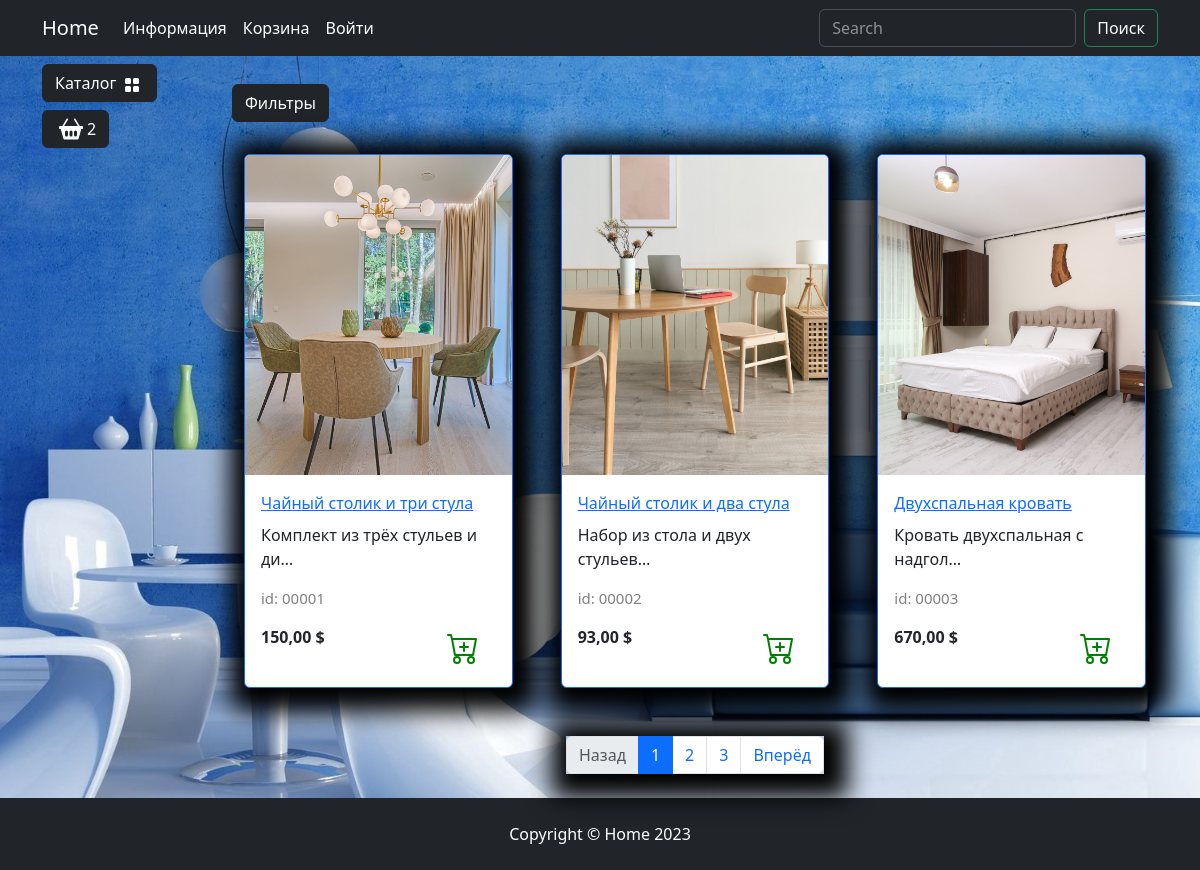
Page /catalog/all/ on the earlier database version.
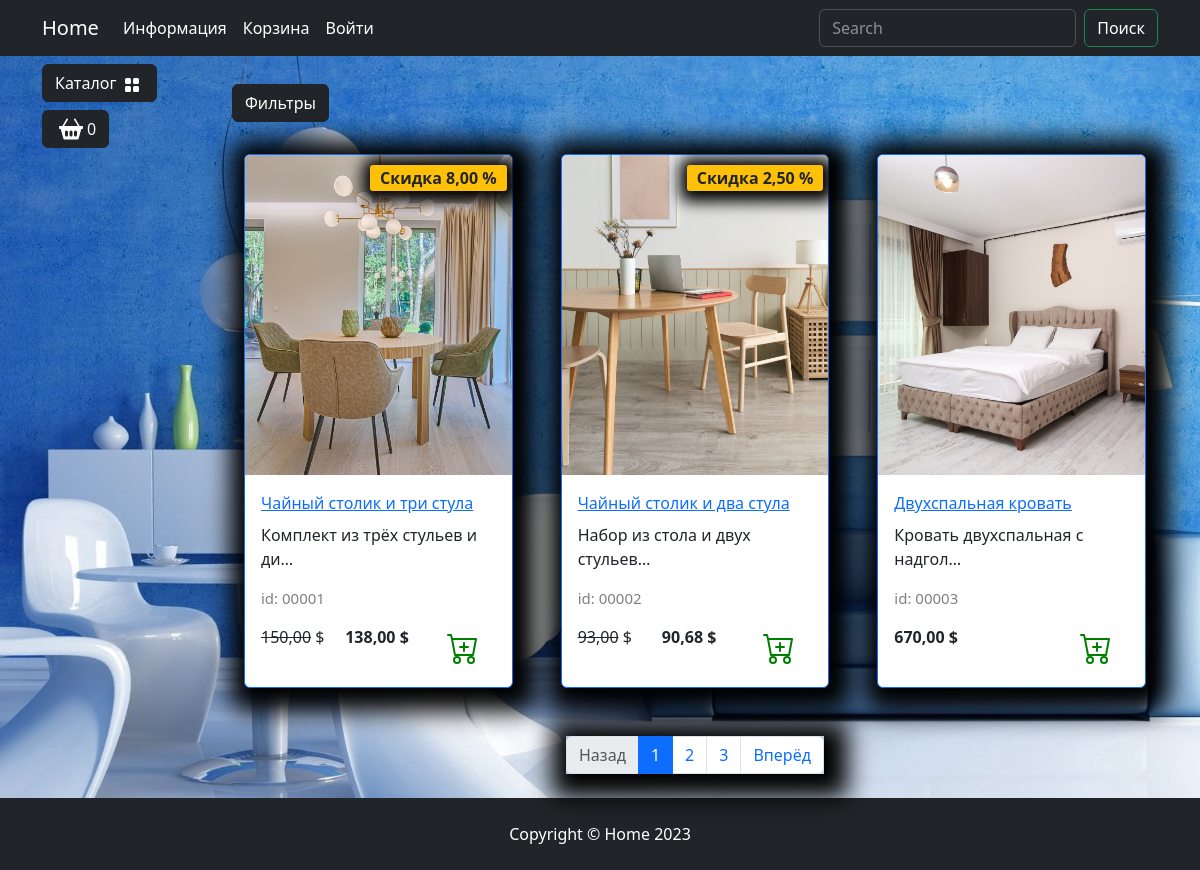
Same page on the later database version.
### carts/models.py (models this page shows, shortened)
class Cart(models.Model):
    user = models.ForeignKey(to=User, on_delete=models.CASCADE, blank=True, null=True, verbose_name='Пользователь')
    product = models.ForeignKey(to=Products, on_delete=models.CASCADE, verbose_name='Товар')
    quantity = models.PositiveSmallIntegerField(default=0, verbose_name='Количество')
    session_key = models.CharField(max_length=32, blank=True, null=True)
    created_timestamp = models.DateTimeField (auto_now_add=True, verbose_name='Дата обновления')
    class Meta:
        db_table = 'cart'
        verbose_name = "Корзина"
        verbose_name_plural = "Корзина"
    objects = CartQueryset().as_manager()
    def products_price(self):
        return round(self.product.sell_price() * self.quantity, 2)

### goods/models.py (models this page shows, shortened)
class Products(models.Model):
    name = models.CharField(max_length=150, unique=True, verbose_name='Название')
    slug = models.SlugField(max_length=200, unique=True, blank=True, null=True, verbose_name='URL')
    description = models.TextField(blank=True, null=True, verbose_name='Описание')
    image = models.ImageField(upload_to='goods_images', blank=True, null=True, verbose_name='Изображение')
    price = models.DecimalField(default=0.00, max_digits=7, decimal_places=2, verbose_name='Цена')
    discount = models.DecimalField(default=0.00, max_digits=4, decimal_places=2, verbose_name='Скидка в %')
    quantity = models.PositiveIntegerField(default=0, verbose_name='Количество')
    category = models.ForeignKey(to=Categories, on_delete=models.CASCADE, verbose_name='Категория')
    class Meta:
        db_table = 'product'
        verbose_name = 'Продукт'
        verbose_name_plural = 'Продукты'
        ordering = ('id',)
    def display_id(self):
        return f"{self.id:05}"
    def sell_price(self):
        if self.discount:
            return round(self.price - self.price*self.discount/100, 2)
        return self.price

### goods/views.py (the view)
# urls.py: path('catalog/', include('goods.urls', namespace='catalog')),
def catalog(request, category_slug=None):
    page = request.GET.get('page', 1)
    on_sale = request.GET.get('on_sale', None)
    order_by = request.GET.get('order_by', None)
    query = request.GET.get('q', None)
    if category_slug == "all":
        goods = Products.objects.all()
    elif query:
        goods = q_search(query)
    else:
        goods = get_list_or_404(Products.objects.filter(category__slug=category_slug))
    if on_sale:
        goods = goods.filter(discount__gt=0)
    if order_by and order_by != "default":
        goods = goods.order_by(order_by)
    paginator = Paginator(goods, 3)
    current_page = paginator.page(int(page))
    context = {
        "title": "Home - Каталог",
        "goods": current_page,
        "slug_url": category_slug
    }
    return render(request, "goods/catalog.html", context)

### carts/models.py (called while the page is built)
    def total_price(self):
        return sum(cart.products_price() for cart in self)

    def total_quantity(self):
        if self:
            return sum(cart.quantity for cart in self)
        return 0

### carts/templatetags/carts_tags.py (called while the page is built)
@register.simple_tag()
def user_carts(request):
    return get_user_carts(request)

### carts/utils.py (called while the page is built)
def get_user_carts(request):
    if request.user.is_authenticated:
        return Cart.objects.filter(user=request.user).select_related('product')
    if not request.session.session_key:
        request.session.create()
    return Cart.objects.filter(session_key=request.session.session_key).select_related('product')

### goods/templatetags/goods_tags.py (called while the page is built)
@register.simple_tag()
def tag_categories():
    return Categories.objects.all()

@register.simple_tag(takes_context=True)
def change_params(context, **kwargs):
    query = context['request'].GET.dict()
    query.update(kwargs)
    return urlencode(query)

### goods/templates/goods/catalog.html (shortened to what this page needs)
{% extends "base.html" %}
{% load static %}
{% load goods_tags %}
{% block modal_cart %}
{% include "includes/cart_button.html" %}
{% endblock %}
{% block content %}
    <div class="row">
        <div class="dropdown mb-2">
            <button class="btn btn-secondary dropdown-toggle btn-dark" type="button" data-bs-toggle="dropdown"
                aria-expanded="false">
                Фильтры
            </button>
        </div>
        {% for product in goods %}
                <div class="col-lg-4 col-md-6 p-4">
                    <div class="card border-primary rounded custom-shadow">
                        {% if product.image %}
                            <img src="{{ product.image.url }}" class="card-img-top" alt="{{ product.name }}">
                        {% else %}
                            <img src="{% static 'deps/images/Not found image.png' %}" class="card-img-top" alt="...">
                        {% endif %}
                        <div class="card-body">
                            <a href="{% url 'catalog:product' product.slug %}">
                                <p class="card-title">{{ product.name }}</p>
                            </a>
                            <p class="card-text">{{ product.description|truncatechars:30 }}</p>
                            <p class="product_id">id: {{ product.display_id }}</p>
                            <div class="d-flex justify-content-between">
                                {% if product.discount %}
                                    <p><s>{{product.price}}</s> $</p>
                                    <p><strong>{{product.sell_price}} $</strong></p>
                                    <span class="badge bg-warning text-dark">Скидка {{product.discount}} %</span>
                                {% else %}
                                    <p><strong>{{ product.price }} $</strong></p>
                                {% endif %}
                                <a href="{% url 'cart:cart_add' %}" class="btn add-to-cart"
                                data-product-id='{{ product.id }}'>
                                    <img class="mx-1" src="{% static 'deps/icons/cart-plus.svg' %}" alt="Catalog Icon"
                                        width="32" height="32">
                                </a>
                            </div>
                        </div>
                    </div>
                </div>
        {% endfor %}
     </div>
    <nav aria-label="Page navigation example">
        <ul class="pagination justify-content-center my-4">
            <div class="custom-shadow d-flex">
                <li class="page-item {% if not goods.has_previous %} disabled {% endif %}">
                  <a class="page-link" href="{% if goods.has_previous %}?{%change_params page=goods.previous_page_number%}{% else %}
                  #
                  {% endif %}">Назад</a>
                </li>
                {% for page in goods.paginator.page_range %}
                {% if page >= goods.number|add:-2 and page <= goods.number|add:2 %}
                    <li class="page-item {% if goods.number == page %} active {% endif %}">
                        <a class="page-link" href="?{%change_params page=page%}">{{ page }}</a>
                    </li>
                {% endif %}
                {% endfor %}
                <li class="page-item {% if not goods.has_next %} disabled {% endif %}">
                  <a class="page-link" href="{% if goods.has_next %}?{%change_params page=goods.next_page_number%}{% else %}
                  #
                  {% endif %}">Вперёд</a>
                </li>
            </div>
        </ul>
    </nav>
{% endblock %}
{% block footer %}
    <footer class="py-4 bg-dark">
        <div class="container">
            <p class="m-0 text-center text-white">Copyright &copy; Home 2023</p>
        </div>
    </footer>
{% endblock %}

### templates/base.html (shortened to what this page needs)
{% load static %}
{% load goods_tags %}
<!DOCTYPE html>
<html lang="en">
<head>
    <link rel="stylesheet" href="{% static 'deps/css/bootstrap/bootstrap.min.css' %}">
    <link rel="stylesheet" href="{% static 'deps/css/my_css.css' %}">
</head>
<body>
    <header>
        <nav class="navbar navbar-expand-lg bg-dark" data-bs-theme="dark">
            <div class="container">
                <a class="navbar-brand" href="{% url 'main:index'%}">Home</a>
                <div class="collapse navbar-collapse" id="navbarSupportedContent">
                    <ul class="navbar-nav me-auto mb-2 mb-lg-0">
                        <li class="nav-item dropdown ">
                            <a class="nav-link dropdown-toggle text-white" href="#" role="button"
                                data-bs-toggle="dropdown" aria-expanded="false">
                                Информация
                            </a>
                        </li>
                        <li class="nav-item">
                            <a class="nav-link  text-white" href="{% url 'user:users_cart'%}">Корзина</a>
                        </li>
                        {% if not user.is_authenticated %}
                            <li class="nav-item">
                                <a class="nav-link  text-white" href="{% url 'user:login' %}">Войти</a>
                            </li>
                        {% endif %}
                    </ul>
                    <form class="d-flex" role="search" action="{% url 'catalog:search' %}" method="get">
                        <input class="form-control me-2" type="search" name="q" placeholder="Search" aria-label="Search">
                        <button class="btn btn-outline-success text-white" type="submit">Поиск</button>
                    </form>
                </div>
            </div>
        </nav>
    </header>
    <section>
        <div class="container">
            <div class="row mt-1 position-fixed z-3">
                <div class="dropdown mb-2">
                    <button class="btn btn-secondary dropdown-toggle btn-dark" type="button" data-bs-toggle="dropdown"
                        aria-expanded="false">
                        Каталог
                        <img class="mx-1" src="{% static 'deps/icons/grid-fill.svg' %}" alt="Catalog Icon" width="16"
                            height="16">
                    </button>
                        {% tag_categories as categories %}
                </div>
                    {% block modal_cart %}{% endblock %}
            </div>
        </div>
        <div class="container">
            <div class="row mt-1">
                <div class="col-lg-2">
                </div>
                <div class="col-lg-10">
                    {% block content %}{% endblock %}
                </div>
            </div>
        </div>
    </section>
    {% block footer %}{% endblock %}
</body>
</html>

### templates/includes/cart_button.html (shortened to what this page needs)
{% load static %}
{% load carts_tags %}
{% user_carts request as carts %}
<div>
    <button type="button" class="btn btn-dark btn-secondary d-flex" id="modalButton"
        aria-expanded="false">
        <img class="mx-1" src="{% static 'deps/icons/basket2-fill.svg' %}" alt="Catalog Icon" width="24"
            height="24">
        <span id="goods-in-cart-count">{{ carts.total_quantity }}</span>
    </button>
</div>

### carts/templates/carts/includes/included_cart.html (shortened to what this page needs)
{% load static %}

### templates/includes/notifications.html (shortened to what this page needs)
{% load static %}

### static/deps/css/my_css.css (style rules this page uses)
body { background-image: url("../images/bg-image.jpg"); background-repeat: no-repeat; background-attachment: fixed; background-position: center center; background-size: cover; height: 100%; }
.dropdown-toggle::after { content: none; }
.custom-shadow { box-shadow: 5px 5px 25px 19px #000000; }
.product_id { color: gray; font-size: 15px; }
.badge.bg-warning.text-dark { position: absolute; top: 10px; right: 5px; z-index: 1; padding: 5px 10px; border-radius: 3px; font-size: 1rem; box-shadow: 2px 2px 15px 9px #000000; }

Differences in the rows shown:
removed Cart: total_quantity "2"
changed Products "Чайный столик и три стула": sell_price (not shown) → "138,00"; discount (not shown) → "8,00"
changed Products "Чайный столик и два стула": sell_price (not shown) → "90,68"; discount (not shown) → "2,50"
Other differences:
{{ carts.total_quantity }}: (not shown) → "0"
